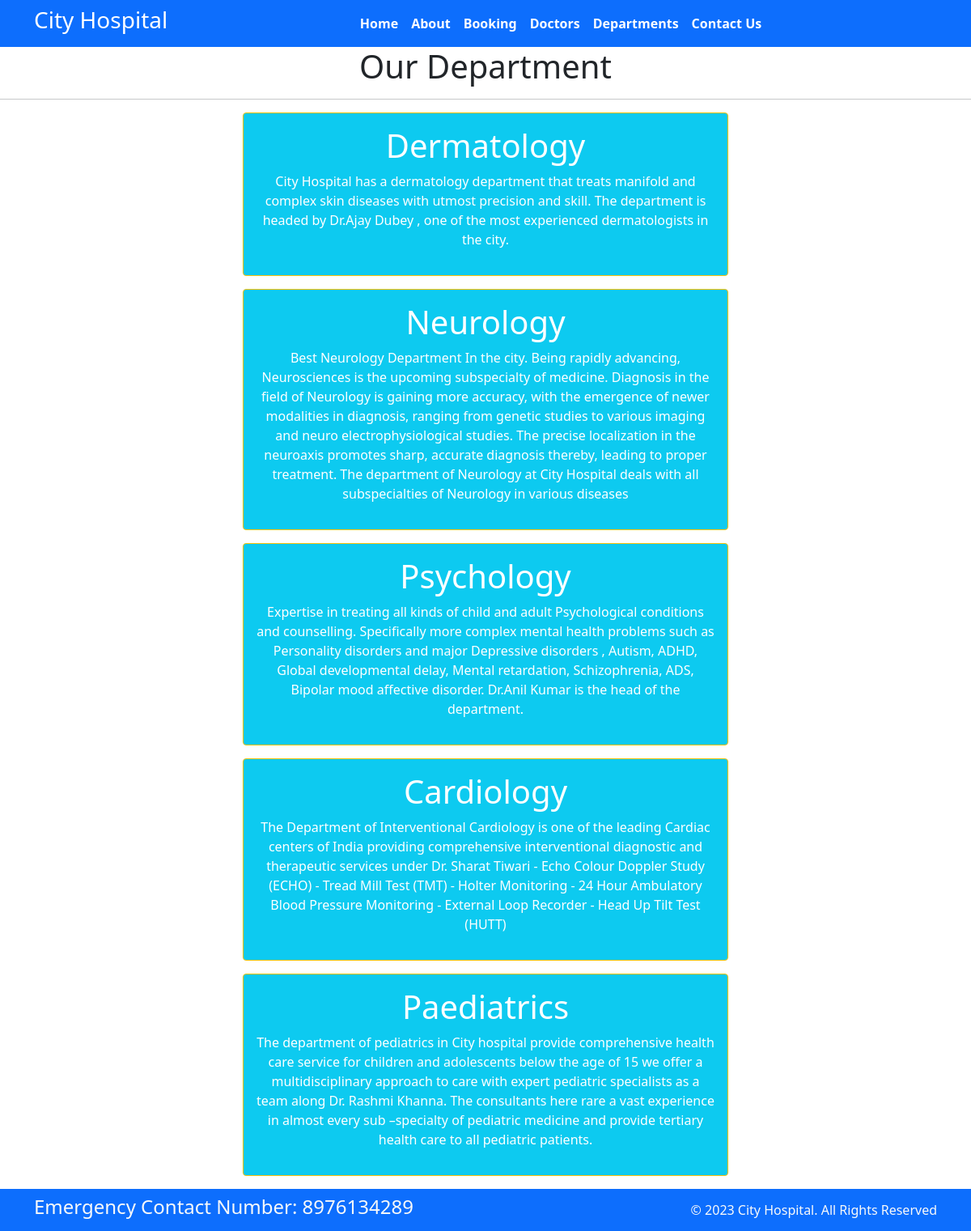
Screenshot of /department with the database file from the repository.
### home/models.py (models this page shows, shortened)
class Departments(models.Model):
    dep_name=models.CharField(max_length=100)
    dep_description=models.TextField()

### home/views.py (the view)
# urls.py: path('department',views.department,name='department'),
def department(request):
    dict_dept={
        'dept':Departments.objects.all()
    }
    return render(request,"department.html",dict_dept)

### templates/department.html (shortened to what this page needs)
{%extends 'base.html'%}
 {%block content%}
 <strong><h1 class="text-center">Our Department</h1></strong>
 <hr>
{%for d in dept %}
 <div class="mx-auto w-50 bg-info text-center text-white p-3 my-3 border border-warning rounded" >
    <h1>{{d.dep_name}}</h1>
    <p>{{d.dep_description}}</p>
 </div>
 {% endfor %}
  {%endblock%}

### rows the page displays
Departments: dep_name "Dermatology", dep_description "City Hospital has a dermatology department that treats manifold and complex skin diseases with utmost precision and skill. The department is headed by Dr.Ajay Dubey , one of the most experienced dermatologists in the city."
Departments: dep_name "Neurology", dep_description "Best Neurology Department In the city. Being rapidly advancing, Neurosciences is the upcoming subspecialty of medicine. Diagnosis in the field of Neurology is gaining more accuracy, with the emergence of newer modalities in diagnosis, ranging from genetic studies to various imaging and neuro electrophysiological studies. The precise localization in the neuroaxis promotes sharp, accurate diagnosis thereby, leading to proper treatment. The department of Neurology at City Hospital deals with all subspecialties of Neurology in various diseases"
Departments: dep_name "Psychology", dep_description "Expertise in treating all kinds of child and adult Psychological conditions and counselling. Specifically more complex mental health problems such as Personality disorders and major Depressive disorders , Autism, ADHD, Global developmental delay, Mental retardation, Schizophrenia, ADS, Bipolar mood affective disorder. Dr.Anil Kumar is the head of the department."
Departments: dep_name "Cardiology", dep_description "The Department of Interventional Cardiology is one of the leading Cardiac centers of India providing comprehensive interventional diagnostic and therapeutic services under Dr. Sharat Tiwari - Echo Colour Doppler Study (ECHO) - Tread Mill Test (TMT) - Holter Monitoring - 24 Hour Ambulatory Blood Pressure Monitoring - External Loop Recorder - Head Up Tilt Test (HUTT)"
Departments: dep_name "Paediatrics", dep_description "The department of pediatrics in City hospital provide comprehensive health care service for children and adolescents below the age of 15 we offer a multidisciplinary approach to care with expert pediatric specialists as a team along Dr. Rashmi Khanna. The consultants here rare a vast experience in almost every sub –specialty of pediatric medicine and provide tertiary health care to all pediatric patients."
